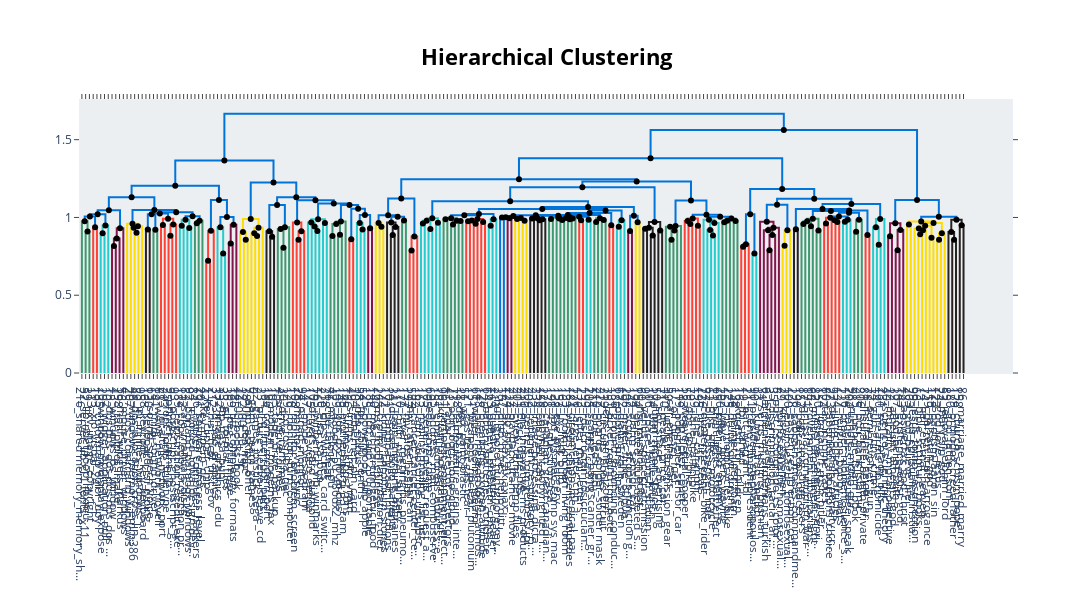

Source (notebook cell):
### Markdown cell above
# 923 - 1

### Code cell
models = {'small':'all-MiniLM-L6-v2',
          'medium':'all-MiniLM-L12-v2',
          'large':'all-mpnet-base-v2'}

sentence_model = SentenceTransformer(models['medium'])
topic_model = BERTopic(embedding_model=sentence_model)
embeddings = sentence_model.encode(docs,show_progress_bar=True)

from sklearn.feature_extraction.text import CountVectorizer
topics,probs = topic_model.fit_transform(docs, embeddings=embeddings)
vectorizer_model = CountVectorizer(stop_words="english", ngram_range=(1, 5))
topic_model.update_topics(docs, vectorizer_model=vectorizer_model)

reduced_embeddings = UMAP(n_neighbors=10, n_components=2, min_dist=0.0, metric='cosine').fit_transform(embeddings)

hierarchical_topics = topic_model.hierarchical_topics(docs)
fig = topic_model.visualize_hierarchy(hierarchical_topics=hierarchical_topics,orientation='bottom', custom_labels=False)
fig.show()
# htm_plot.write_html('news_example.html')
